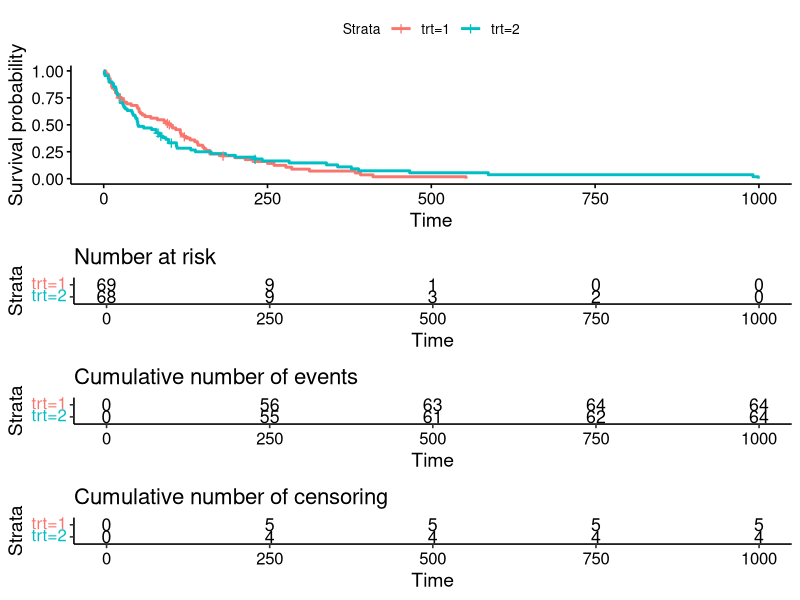
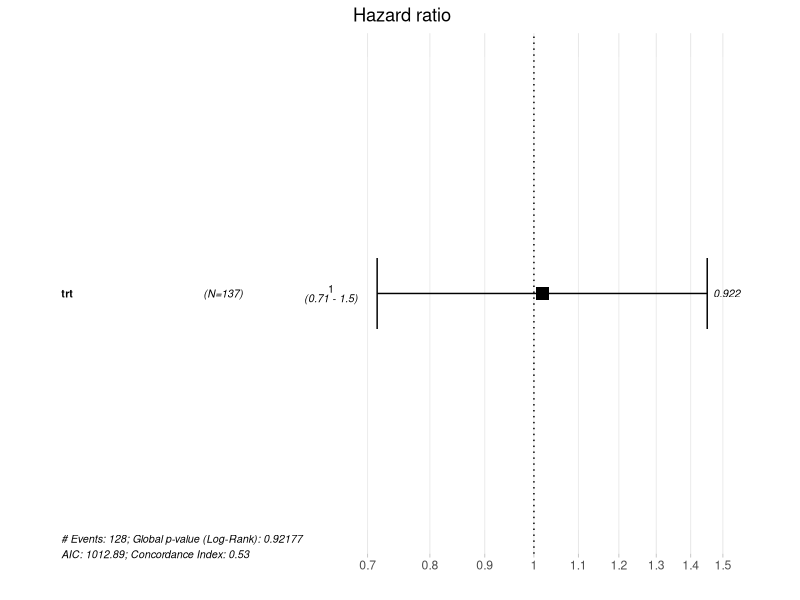
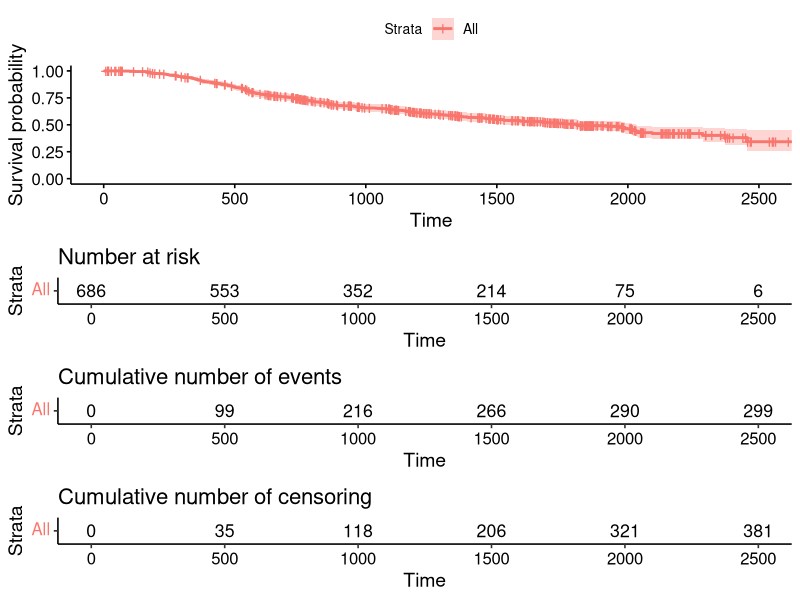
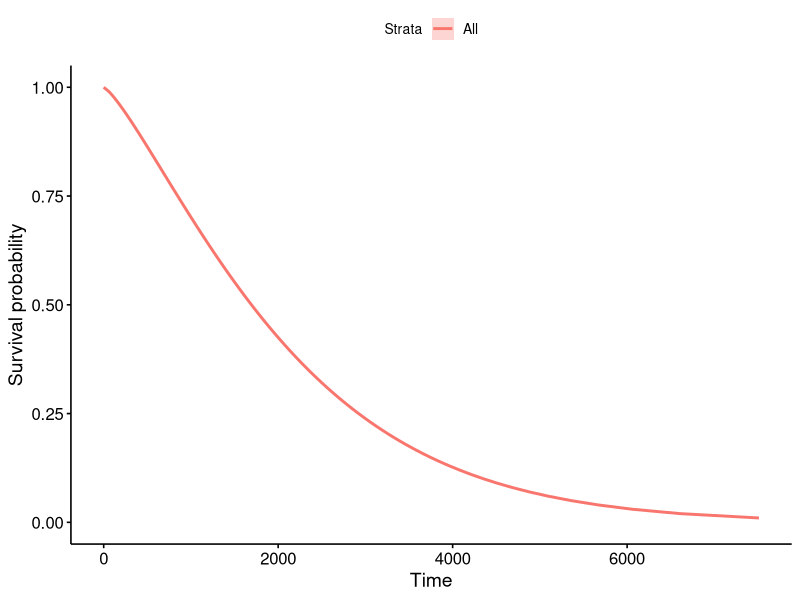
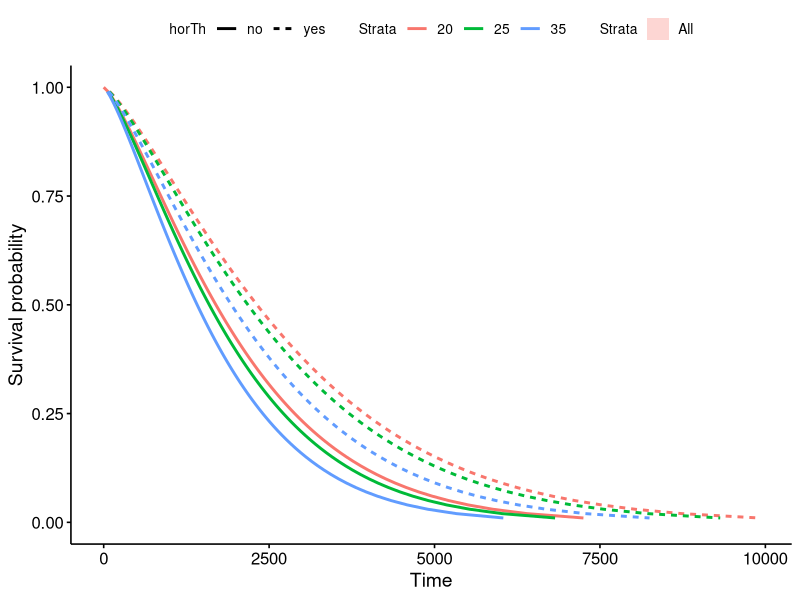
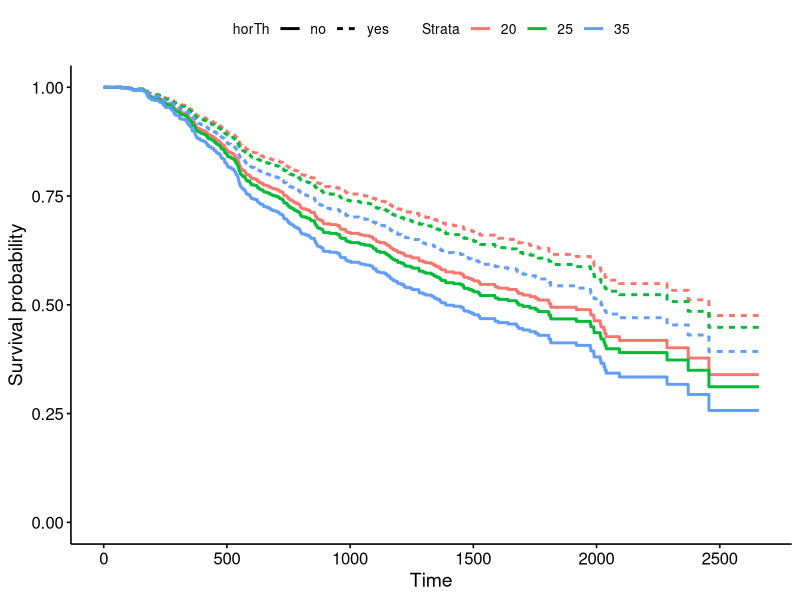
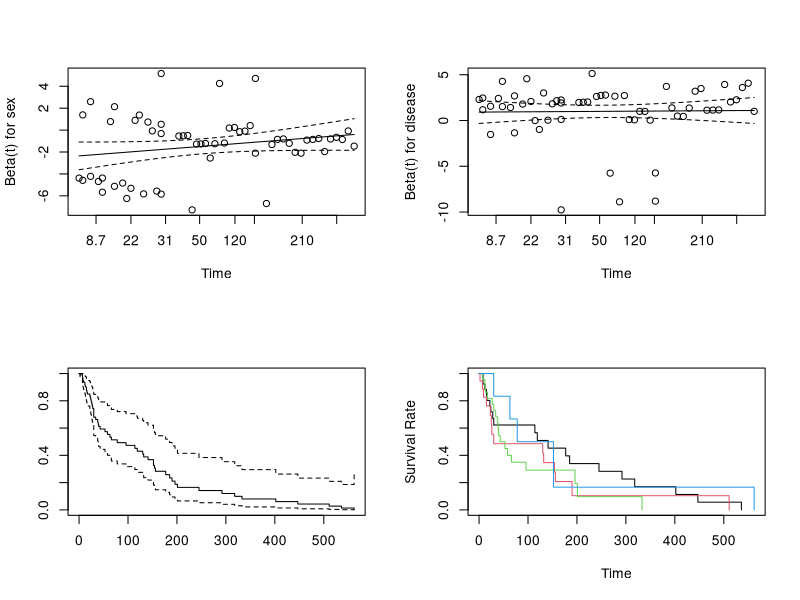

Here is the R script that generated these plots, in order:
library(survival)
library(survminer)
data(veteran)
head(veteran)
km=survfit(Surv(time,status)~trt,data=veteran)
summary(km)
ggsurvplot(fit=km,risk.table=TRUE,cumevents=TRUE,cumcensor=TRUE,
           tables.height=0.2)
wb=survreg(Surv(time,status)~trt,data=veteran)
cx=coxph(Surv(time,status)~trt,data=veteran)
ggforest(cx)

library(TH.data)
library(tidyverse)
data(GBSG2)
head(GBSG2)

#Kaplan-Meier
km=survfit(Surv(time,cens)~1,data=GBSG2)
ggsurvplot(fit=km,risk.table=TRUE,cumevents=TRUE,cumcensor=TRUE,
           tables.height=0.2)

wb=survreg(Surv(time,cens)~1,data=GBSG2)
surv=seq(0.99,0.01,by=-0.01)
time=predict(wb,p=1-surv,type='quantile',newdata=data.frame(1))
wb_df=data.frame(time=time,surv=surv)
ggsurvplot_df(fit=wb_df,surv.geom=geom_line)

#Weibull Distribution
wb=survreg(Surv(time,cens)~horTh+tsize,data=GBSG2)
coef(wb)
newdata=expand.grid(horTh=levels(GBSG2$horTh),
                    tsize = quantile(GBSG2$tsize)[c(2,3,4)])
newdata
surv=seq(0.99,0.01,by=-0.01)
time=predict(wb,p=1-surv,type="quantile",newdata=newdata)
wb_bind=cbind(newdata,time)
wb_df=wb_bind%>%gather(key=id,value=time,-c(horTh,tsize))
wb_df$surv=surv[as.numeric(wb_df$id)]
ggsurvplot_df(fit=wb_df,surv.geom=geom_line,
              linetype='horTh',color='tsize')

#Cox Proportional Hazard
cx=coxph(Surv(time,cens)~horTh+tsize,data=GBSG2)
coef(cx)
cx_fit=survfit(cx,data=GBSG2,newdata=newdata)
head(cx_fit$surv)
head(cx_fit$time)
cx_fit_summary=surv_summary(cx_fit)
head(cx_fit_summary)
cx_fit_bind=cbind(cx_fit_summary,
                  newdata[as.character(cx_fit_summary$strata),])
ggsurvplot_df(cx_fit_bind,linetype='horTh',color='tsize',censor=F)

#Kidney Data
data(kidney)
head(kidney)
library(survival)
kidney.cox <- coxph(Surv(time, status)~sex+disease, method="breslow", data=kidney)
summary(kidney.cox)
kidney.coxzph <- cox.zph(kidney.cox)
kidney.coxzph
par(mfrow=c(2, 2))
plot(kidney.coxzph, df=2)
kidney.fit <- survfit(kidney.cox)
plot(kidney.fit)
kidney.fit <- survfit(Surv(time, status)~disease, data=kidney)
plot(kidney.fit,xlab='Time',ylab='Survival Rate',col=1:4)
kidney.lr.sex <- survdiff(Surv(time, status)~sex, 
                          subset=(sex %in% c("1","2")),data=kidney) 
kidney.lr.sex
